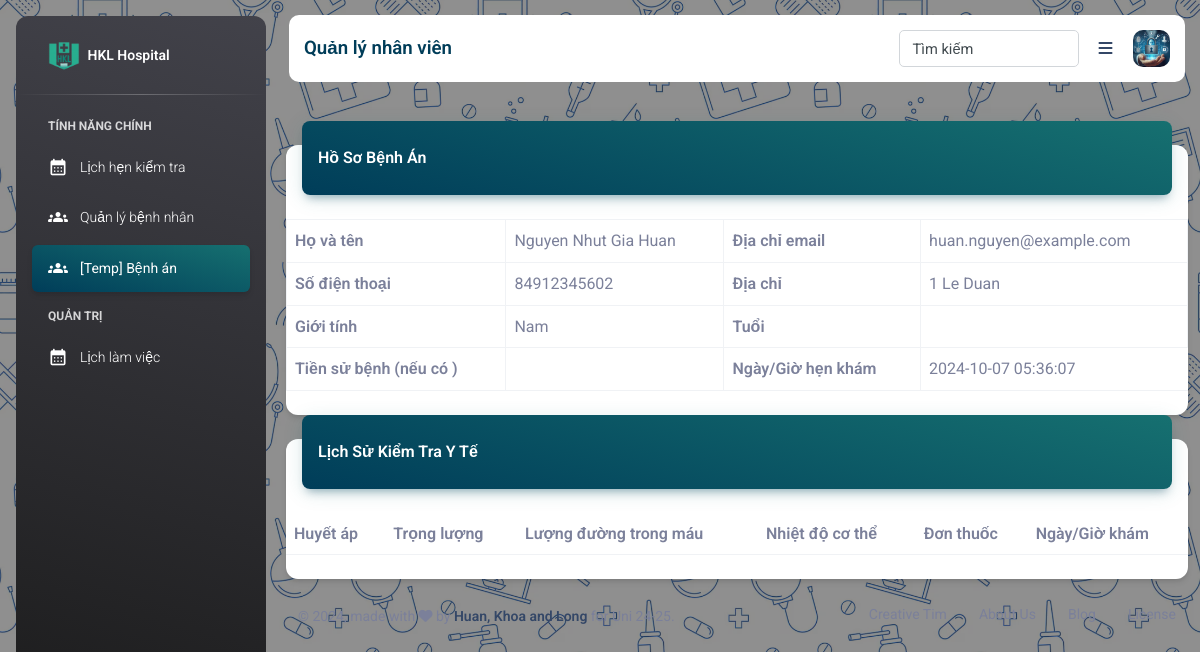
Page /role-doctor/s_patient_medhist.php (signed in) on the earlier database version.
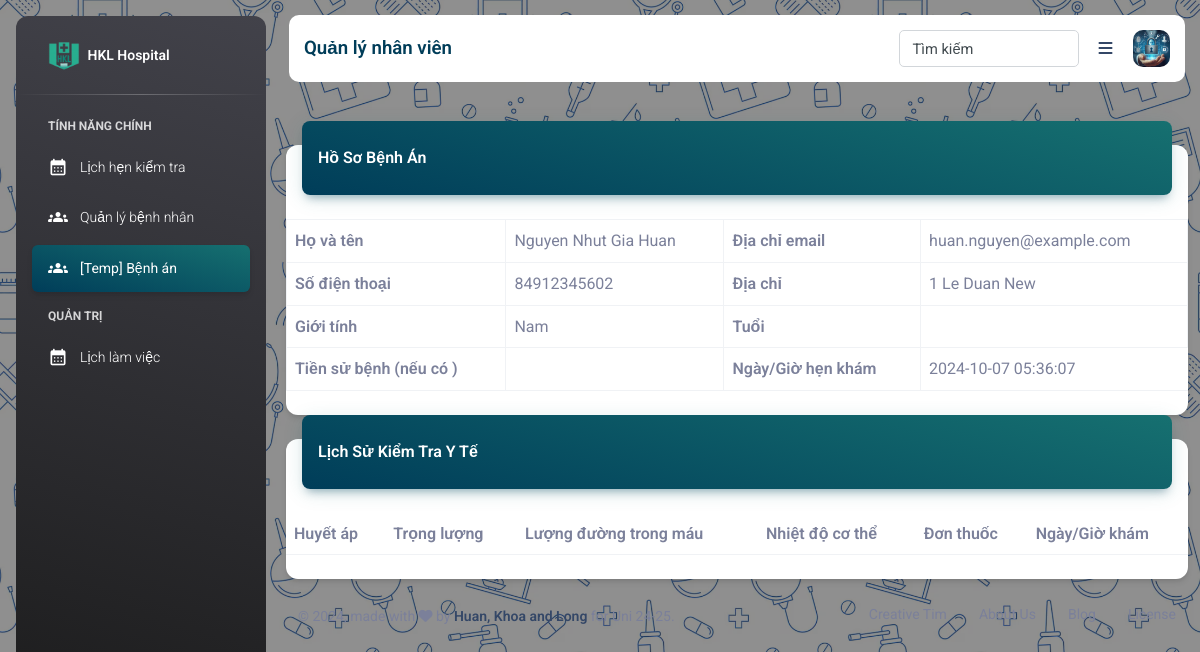
Same page on the later database version.
### tables this page shows
CREATE TABLE `dim_user` (
  `user_id` int(11) NOT NULL,
  `user_name` varchar(255) DEFAULT NULL,
  `password` varchar(255) DEFAULT NULL,
  `email_address` varchar(255) DEFAULT NULL,
  `contact_no` bigint(11) DEFAULT NULL,
  `full_name` varchar(255) DEFAULT NULL,
  `created_at` timestamp NULL DEFAULT current_timestamp(),
  `updated_at` timestamp NULL DEFAULT NULL ON UPDATE current_timestamp(),
  `gender` varchar(25) DEFAULT NULL,
  `city` varchar(255) DEFAULT NULL,
  `address` varchar(255) DEFAULT NULL,
  `role` varchar(50) DEFAULT NULL,
  `specialty_id` int(11) DEFAULT NULL,
  `pricing` varchar(255) DEFAULT NULL,
  `oauth_google` varchar(255) DEFAULT NULL,
  `oauth_facebook` varchar(255) DEFAULT NULL
);

### role-doctor/sess-check.php (called while the page is built, shortened)
<?php
   include SITE_ROOT . ('/HMS-Nhom11/assets/include/config.php');
   $user_id = $_SESSION['auth_user_id'];
   $user_check = "SELECT * FROM `dim_user` WHERE user_id = $user_id";
   $user_auth = mysqli_query($conn, $user_check);
   $user_auth_data = mysqli_fetch_assoc($user_auth);
   $auth_user_id = $user_auth_data['user_id'];
?>

### role-doctor/s_patient_medhist.php (the view, shortened to what the changed rows need)
<?php
include('sess-check.php');
include SITE_ROOT . ('/HMS-Nhom11/assets/include/config.php');
include SITE_ROOT . ('/HMS-Nhom11/assets/include/header.php');
?>
<head>
</head>
<body class="g-sidenav-show"
    style="background-image: url('../assets/image/Hospital_Seamless1.png'); background-size: 400px 400px;">
    <main class="main-content border-radius-lg ps ">
        <div class="container-fluid py-4">
            <div class="row">
                <div class="col-12">
                    <div class="card my-4">
                        <div class="card-body px-0 pb-2">
                            <div class="table-responsive p-0">
                                <table class="table align-items-center mb-0">
                                    <table class="table table-bordered ">
                                        <?php
                                        $sql = "SELECT  usr.full_name,
                                              usr.email_address,
                                              usr.contact_no,
                                              usr.address,
                                              usr.city,
                                              usr.gender,
                                              usr.created_at,
                                              ptn.patient_age,
                                              ptn.med_hist
                                      FROM dim_user usr
                                      LEFT JOIN fact_patient_details ptn
                                      ON ptn.patient_id = usr.user_id
                                      WHERE
                                          -- usr.full_name = 'Pham Van Cuong'
                                          usr.user_id =$auth_user_id; ";
                                        $result = $conn->query($sql);
                                        if ($result->num_rows > 0) {
                                            while ($row = $result->fetch_assoc()) {
                                                $roleMapping = [
                                                    "male" => "Nam",
                                                    "female" => "Nữ"
                                                ];
                                                $fullname = $row["full_name"];
                                                $emailaddress = $row["email_address"];
                                                $sdt = $row["contact_no"];
                                                $address = $row["address"];
                                                $gender = isset($roleMapping[$row["gender"]]) ? $roleMapping[$row["gender"]] : $row["gender"];
                                                $tuoi = $row["patient_age"];
                                                $tsb = $row["med_hist"];
                                                $created_at = $row["created_at"];
                                                ?>
                                                <tr>
                                                    <th>Họ và tên</th>
                                                    <td><?php echo $fullname ?></td>
                                                    <th>Địa chỉ email</th>
                                                    <td><?php echo $emailaddress ?></td>
                                                </tr>
                                                <tr>
                                                    <th>Số điện thoại</th>
                                                    <td><?php echo $sdt ?></td>
                                                    <th>Địa chỉ</th>
                                                    <td><?php echo $address ?></td>
                                                </tr>
                                                <th>Giới tính</th>
                                                <td><?php echo $gender ?></td>
                                                <th>Tuổi</th>
                                                <td><?php echo $tuoi ?></td>
                                                <th>Tiền sử bệnh (nếu có )</th>
                                                <td><?php echo $tsb ?></td>
                                                <th>Ngày/Giờ hẹn khám</th>
                                                <td><?php echo $created_at ?></td>
                                                <?php
                                            }
                                        } else {
                                        }
                                        ?>
                                    </table>
                            </div>
                        </div>
                    </div>
                </div>
            </div>
            <div class="row">
                <div class="col-12">
                    <div class="card">
                        <div class="card-body px-0 pb-2">
                            <div class="custom-table">
                                <table class="table">
                                    <tr>
                                        <th>Huyết áp</th>
                                        <th>Trọng lượng</th>
                                        <th>Lượng đường trong máu</th>
                                        <th>Nhiệt độ cơ thể</th>
                                        <th>Đơn thuốc</th>
                                        <th>Ngày/Giờ khám</th>
                                    </tr>
                                </table>
                            </div>
                        </div>
                    </div>
                </div>
            </div>
        </div>
    </main>
    <?php
    include SITE_ROOT . ('/HMS-Nhom11/assets/include/footer.php');
    ?>

Differences in the rows shown:
changed dim_user "Nguyen Nhut Gia Huan": address "1 Le Duan" → "1 Le Duan New"
